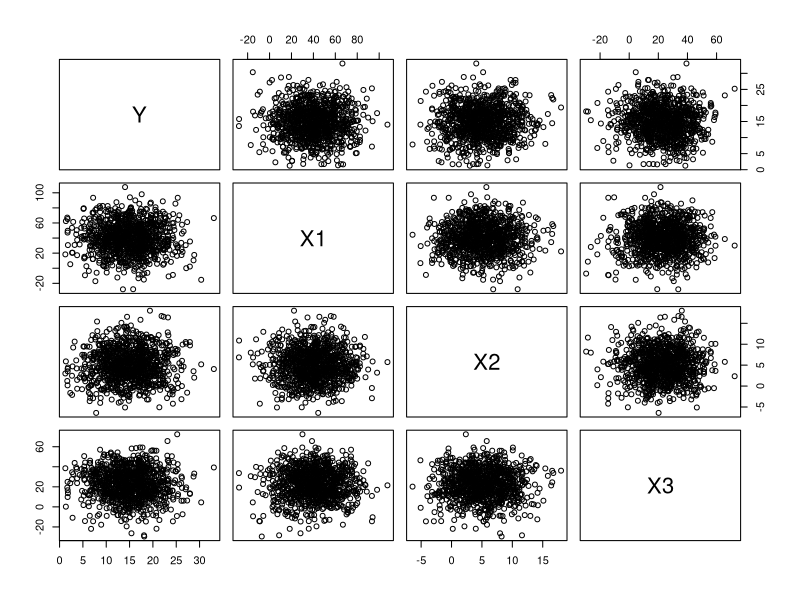
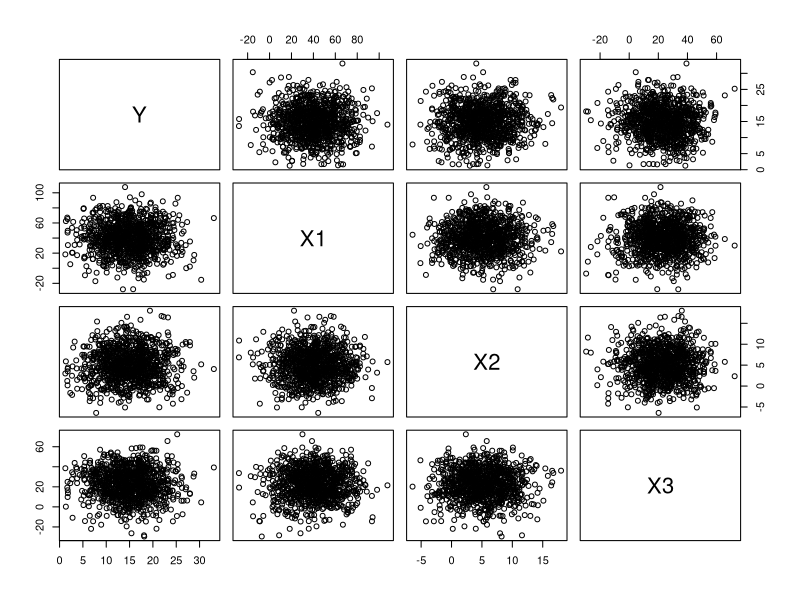
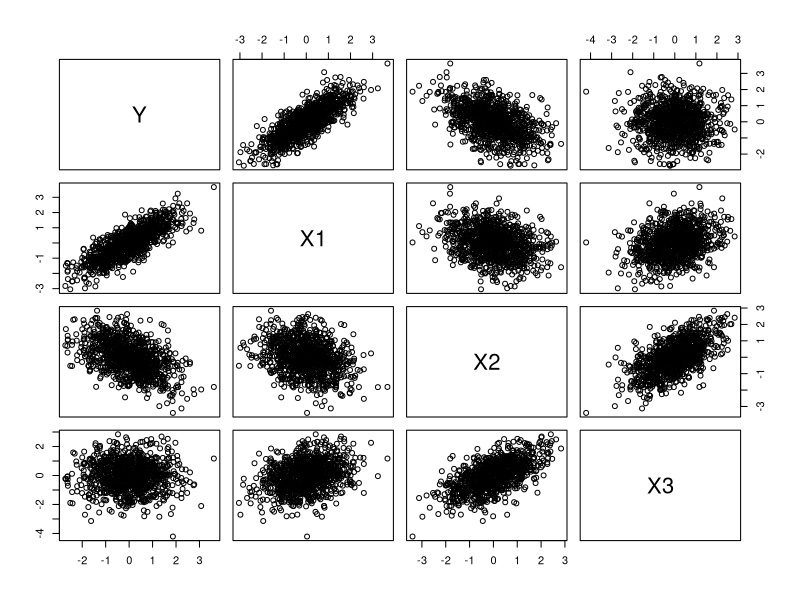
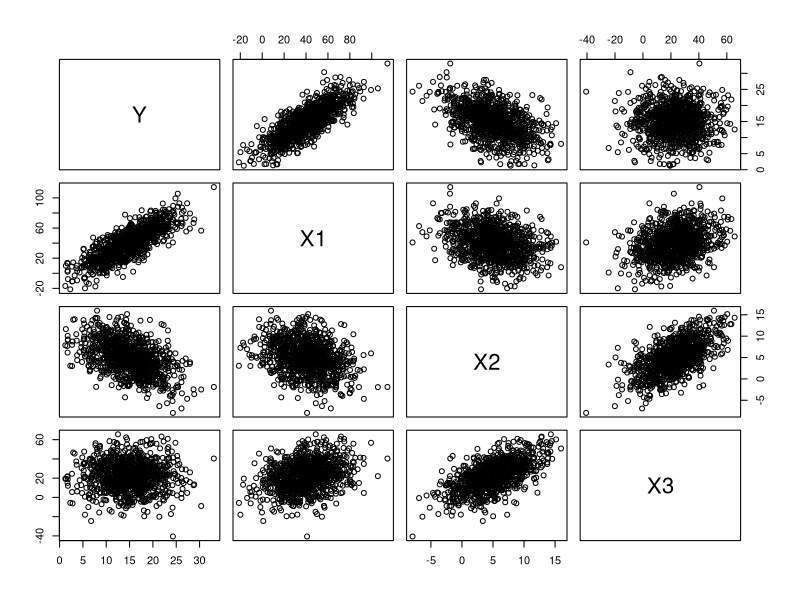
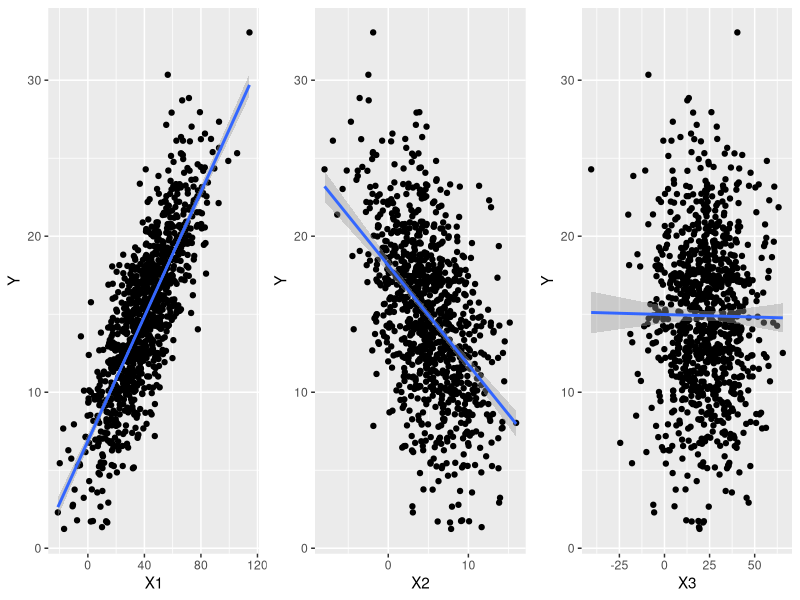

The R source for these figures, in order:
## ---- chunk 1
R = matrix(cbind(1, 0.8, -0.5, 0, 0.8, 1, -0.3, 0.3, -0.5, -0.3, 1, 0.6, 0, 0.3, 0.6, 1), nrow = 4)
## ---- chunk 2
n <- 1000
k <- 4
M <- NULL
V <- NULL
mu <- c(15, 40, 5, 23)
s <- c(5, 20, 4, 15)
for (i in 1:k) {
  V <- rnorm(n, mu[i], s[i])
  M <- cbind(M, V)
  
  #for every variable from 1 to 4 (k), M binds all the variables in M,v 
}
M <- matrix(M, nrow = n, ncol = k) #every m is data point, every row is column 
orig <- as.data.frame(M)
names(orig) = c("Y", "X1", "X2", "X3")
head(orig)
## ---- chunk 3
cor(orig) #at this point no variables are correlated with each other
## ---- chunk 4
plot(orig)
## ---- chunk 5
ms <- apply(orig, 2, FUN = "mean")
ms
## ---- chunk 6
sds <- apply(orig, 2, FUN = "sd")
sds
## ---- chunk 7
normalized <- sweep(orig, 2, STATS = ms, FUN = "-")

normalized <- sweep(normalized, 2, STATS = sds, FUN = "/")
head(normalized)
#columns are variables and row is data points, this tells sweep this

#With apply() we apply a function to the specified margin of an array or matrix, and with sweep() we then perform whatever function is specified on all of the elements in an array specified by the given margin.
## ---- chunk 8
M <- as.matrix(normalized)
## ---- chunk 9
U = chol(R) #using matrix R from the first chunk of code
newM = M %*% U
new = as.data.frame(newM)
names(new) = c("Y", "X1", "X2", "X3")
cor(new)
## ---- chunk 10
plot(orig)
## ---- chunk 11
plot(new)
## ---- chunk 12
df<- sweep(new, 2, STATS = sds, FUN = "*")
df<- sweep(df, 2, STATS = ms, FUN = "+")
head(df)
## ---- chunk 13
cor(df)
plot(df)
## ---- chunk 14
library(ggplot2)
require(gridExtra)
g1 <- ggplot(data = df, aes(x = X1, y = Y)) + geom_point() + geom_smooth(method = "lm", 
    formula = y ~ x)
g2 <- ggplot(data = df, aes(x = X2, y = Y)) + geom_point() + geom_smooth(method = "lm", 
    formula = y ~ x)
g3 <- ggplot(data = df, aes(x = X3, y = Y)) + geom_point() + geom_smooth(method = "lm", 
    formula = y ~ x)
grid.arrange(g1, g2, g3, ncol = 3)
